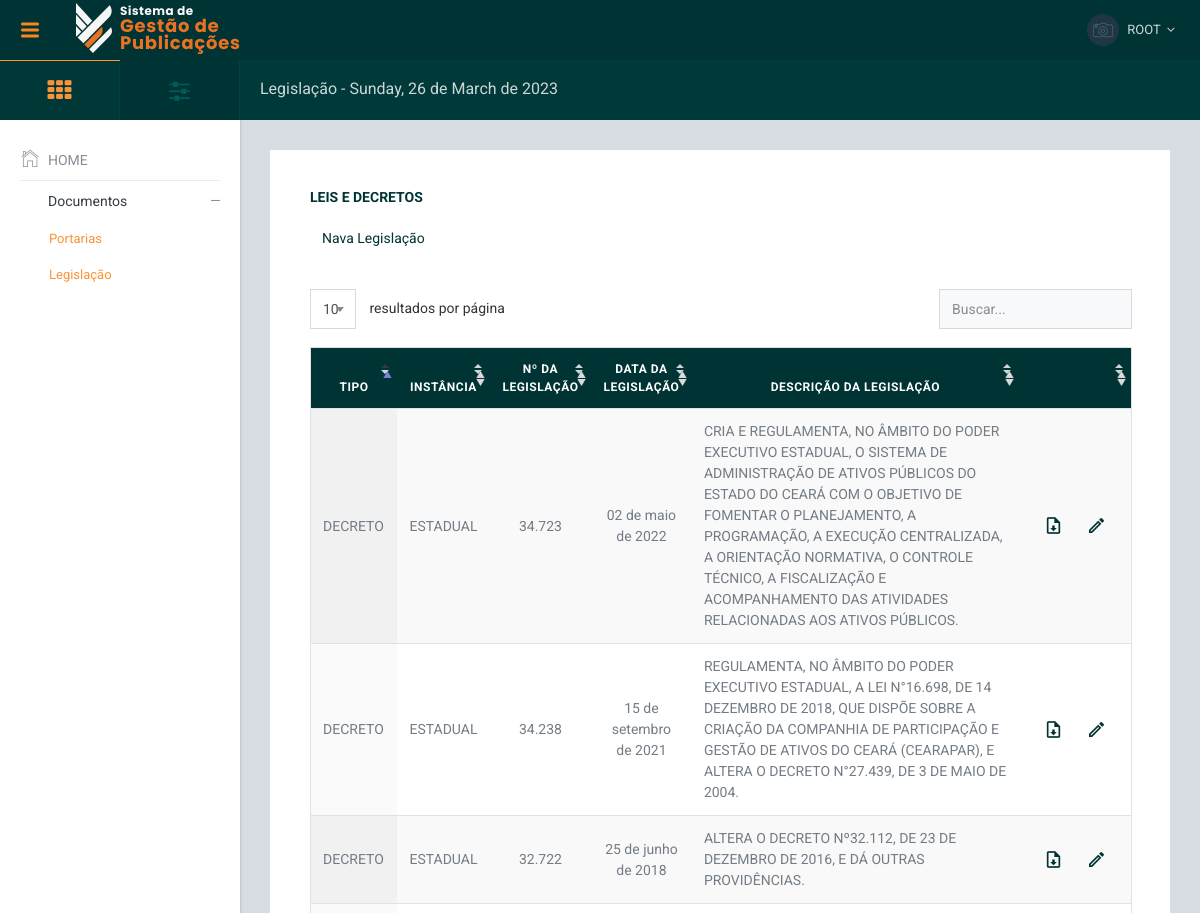
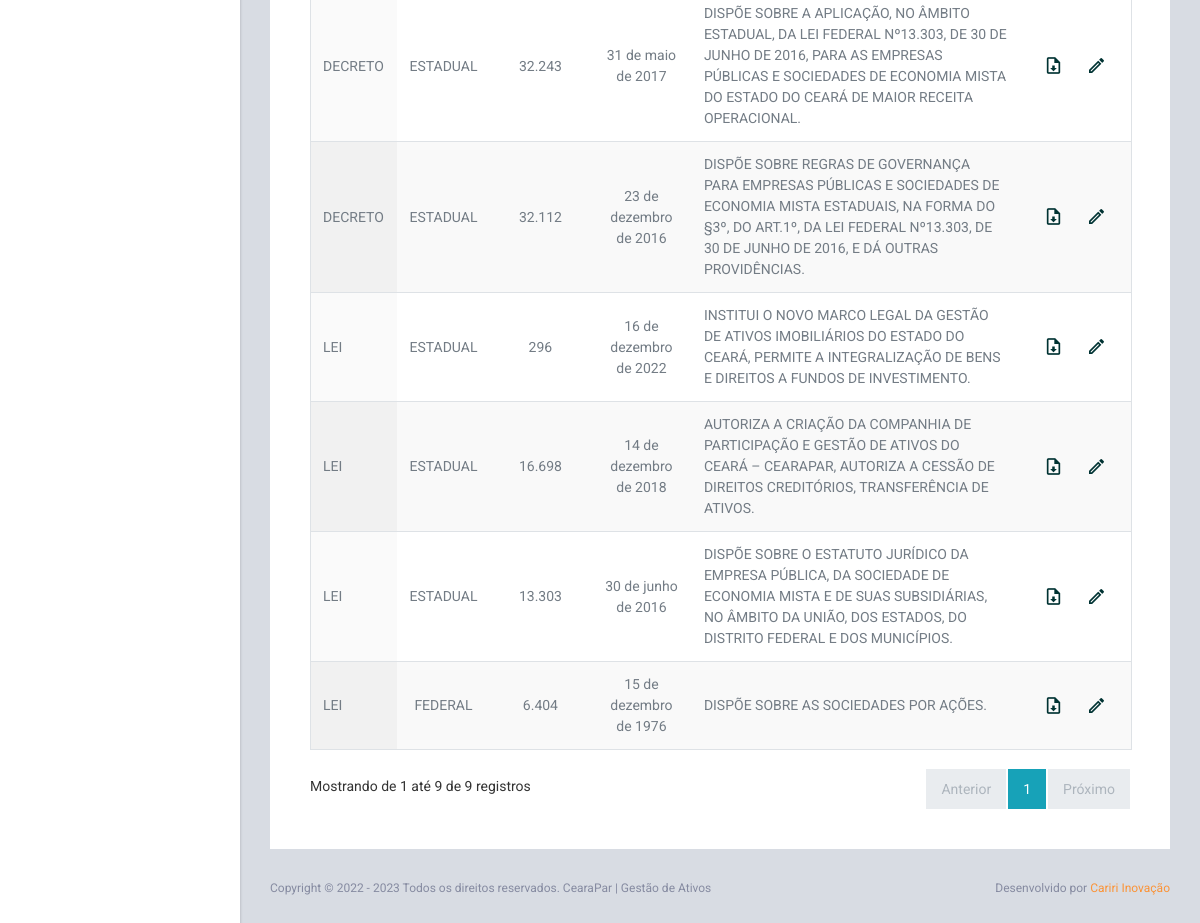
The app's page /app/index.php?page=legislations&nav=1 (signed in) with its own data (2 pictures, top to bottom).
### tables this page shows
CREATE TABLE `legislation` (
  `idLegislation` int NOT NULL AUTO_INCREMENT,
  `typeLegislation` enum('lei','decreto','portaria','resoluções') DEFAULT NULL,
  `instanceLegislation` enum('federal','estadual') DEFAULT NULL,
  `dateLegislation` date DEFAULT NULL,
  `nuberLegislation` int NOT NULL,
  `descriptionLegislation` text,
  `fileLegislation` varchar(190) DEFAULT NULL,
  `create_at` timestamp NULL DEFAULT CURRENT_TIMESTAMP,
  PRIMARY KEY (`idLegislation`)
);

### app/util/util.php (called while the page is built, shortened)
<?php
function dataExtensoDB($prefix = '', $data = null)
{
  $data = $data ? $data : date('Y-m-d', time());
  $i = explode('-', $data);
  $data = $i['2'];
  $mes = $i['1'] - 1;
  $ano = $i['0'];
  $data = str_pad($data, 2, "0", STR_PAD_LEFT);
  $nomemes = array("Janeiro", "Fevereiro", "Março", "Abril", "Maio", "Junho", "Julho", "Agosto", "Setembro", "Outubro", "Novembro", "Dezembro");
  return "$prefix $data de {$nomemes[$mes]} de $ano";
}

### app/pages/legislations.php (the view, shortened to what this page needs)
<?php
$stmt = $connection->prepare("SELECT * FROM legislation ORDER BY dateLegislation DESC");
$stmt->execute();
$result = $stmt->fetchAll(PDO::FETCH_ASSOC);
?>
<div class="card pd-20 pd-sm-40">
  <h6 class="card-body-title">Leis e Decretos </h6>
  <p class="mg-b-20 mg-sm-b-30">
    <a href="?page=ordinance&nav=1" class="btn btn-outline-primary border-0">
      <span class="mdil mdil-plus tx-20 "></span> Nava Legislação
    </a>
  </p>
  <div class="table-wrapper">
    <table id="datatable1" class="table display responsive  table-primary table-hover">
      <thead>
        <tr>
          <th scope="col" class="wd-5p text-center">TIPO</th>
          <th scope="col" class="wd-10p text-center">INSTÂNCIA</th>
          <th scope="col" class="wd-5p text-center">Nº DA LEGISLAÇÃO</th>
          <th scope="col" class="wd-10p text-center">DATA DA LEGISLAÇÃO</th>
          <th scope="col" class="wd-40p text-center">DESCRIÇÃO DA LEGISLAÇÃO</th>
          <th scope="col" class="wd-10p text-center">
          </th>
        </tr>
      </thead>
      <tbody>
        <?php foreach ($result as $row) { ?>
          <tr scope="row">
            <td class="align-center align-middle">
              <?= strtoupper($row['typeLegislation']) ?>
            </td>
            <td class="text-center  align-middle">
              <?= strtoupper($row['instanceLegislation']) ?>
            </td>
            <td class="text-center  align-middle">
              <?= number_format($row['nuberLegislation'], 0, '', '.') ?>
            </td>
            <td class="text-center  align-middle">
              <?= strtolower(dataExtensoDB('', $row['dateLegislation'])); ?>
            </td>
            <td class="wrapper align-middle ">
              <?= nl2br($row['descriptionLegislation']) ?>
            </td>
            <td class="text-center  align-middle">
              <div class="btn-group" role="group" aria-label="Basic example">
                <a href="<?= $ld . '../' . $row['fileLegislation'] ?>" target="_new" class="btn btn-outline-primary border-0" data-toggle="tooltip" data-placement="top" title="Download do Documento">
                  <span class="mdi mdi-file-download-outline tx-26 tx-md-20"></span>
                </a>
                <a href=">" target="_new" class="btn btn-outline-primary border-0" data-toggle="tooltip" data-placement="top" title="Editar Dados">
                  <span class="mdi mdi-pencil-outline tx-26 tx-md-20"></span>
                </a>
              </div>
            </td>
          </tr>
        <?php } ?>
      </tbody>
    </table>
  </div>
</div>

### records on screen
legislation: typeLegislation "LEI", instanceLegislation "ESTADUAL", nuberLegislation "296", dateLegislation "16 de dezembro de 2022", descriptionLegislation "INSTITUI O NOVO MARCO LEGAL DA GESTÃO DE ATIVOS IMOBILIÁRIOS DO ESTADO DO CEARÁ, PERMITE A INTEGRALIZAÇÃO DE BENS E DIREITOS A FUNDOS DE INVESTIMENTO."
legislation: typeLegislation "DECRETO", instanceLegislation "ESTADUAL", nuberLegislation "34.723", dateLegislation "02 de maio de 2022", descriptionLegislation "CRIA E REGULAMENTA, NO ÂMBITO DO PODER EXECUTIVO ESTADUAL, O SISTEMA DE ADMINISTRAÇÃO DE ATIVOS PÚBLICOS DO ESTADO DO CEARÁ COM O OBJETIVO DE FOMENTAR O PLANEJAMENTO, A PROGRAMAÇÃO, A EXECUÇÃO CENTRALIZADA, A ORIENTAÇÃO NORMATIVA, O CONTROLE TÉCNICO, A FISCALIZAÇÃO E ACOMPANHAMENTO DAS ATIVIDADES RELACIONADAS AOS ATIVOS PÚBLICOS."
legislation: typeLegislation "DECRETO", instanceLegislation "ESTADUAL", nuberLegislation "34.238", dateLegislation "15 de setembro de 2021", descriptionLegislation "REGULAMENTA, NO ÂMBITO DO PODER EXECUTIVO ESTADUAL, A LEI N°16.698, DE 14 DEZEMBRO DE 2018, QUE DISPÕE SOBRE A CRIAÇÃO DA COMPANHIA DE PARTICIPAÇÃO E GESTÃO DE ATIVOS DO CEARÁ (CEARAPAR), E ALTERA O DECRETO N°27.439, DE 3 DE MAIO DE 2004."
legislation: typeLegislation "LEI", instanceLegislation "ESTADUAL", nuberLegislation "16.698", dateLegislation "14 de dezembro de 2018", descriptionLegislation "AUTORIZA A CRIAÇÃO DA COMPANHIA DE PARTICIPAÇÃO E GESTÃO DE ATIVOS DO CEARÁ – CEARAPAR, AUTORIZA A CESSÃO DE DIREITOS CREDITÓRIOS, TRANSFERÊNCIA DE ATIVOS."
legislation: typeLegislation "DECRETO", instanceLegislation "ESTADUAL", nuberLegislation "32.722", dateLegislation "25 de junho de 2018", descriptionLegislation "ALTERA O DECRETO Nº32.112, DE 23 DE DEZEMBRO DE 2016, E DÁ OUTRAS PROVIDÊNCIAS."
legislation: typeLegislation "DECRETO", instanceLegislation "ESTADUAL", nuberLegislation "32.243", dateLegislation "31 de maio de 2017", descriptionLegislation "DISPÕE SOBRE A APLICAÇÃO, NO ÂMBITO ESTADUAL, DA LEI FEDERAL Nº13.303, DE 30 DE JUNHO DE 2016, PARA AS EMPRESAS PÚBLICAS E SOCIEDADES DE ECONOMIA MISTA DO ESTADO DO CEARÁ DE MAIOR RECEITA OPERACIONAL."
legislation: typeLegislation "DECRETO", instanceLegislation "ESTADUAL", nuberLegislation "32.112", dateLegislation "23 de dezembro de 2016", descriptionLegislation "DISPÕE SOBRE REGRAS DE GOVERNANÇA PARA EMPRESAS PÚBLICAS E SOCIEDADES DE ECONOMIA MISTA ESTADUAIS, NA FORMA DO §3º, DO ART.1º, DA LEI FEDERAL Nº13.303, DE 30 DE JUNHO DE 2016, E DÁ OUTRAS PROVIDÊNCIAS."
legislation: typeLegislation "LEI", instanceLegislation "ESTADUAL", nuberLegislation "13.303", dateLegislation "30 de junho de 2016", descriptionLegislation "DISPÕE SOBRE O ESTATUTO JURÍDICO DA EMPRESA PÚBLICA, DA SOCIEDADE DE ECONOMIA MISTA E DE SUAS SUBSIDIÁRIAS, NO ÂMBITO DA UNIÃO, DOS ESTADOS, DO DISTRITO FEDERAL E DOS MUNICÍPIOS."
legislation: typeLegislation "LEI", instanceLegislation "FEDERAL", nuberLegislation "6.404", dateLegislation "15 de dezembro de 1976", descriptionLegislation "DISPÕE SOBRE AS SOCIEDADES POR AÇÕES."

### other values on screen
$title "Legislação"
